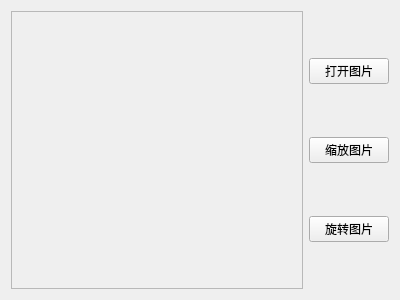
<?xml version="1.0" encoding="UTF-8"?>
<ui version="4.0">
 <class>ImageTransformWidget</class>
 <widget class="QWidget" name="ImageTransformWidget">
  <property name="geometry">
   <rect>
    <x>0</x>
    <y>0</y>
    <width>400</width>
    <height>300</height>
   </rect>
  </property>
  <property name="windowTitle">
   <string>ImageTransformWidget</string>
  </property>
  <layout class="QHBoxLayout" name="horizontalLayout">
   <item>
    <widget class="QScrollArea" name="scrollArea">
     <property name="widgetResizable">
      <bool>true</bool>
     </property>
     <widget class="QWidget" name="scrollAreaWidgetContents">
      <property name="geometry">
       <rect>
        <x>0</x>
        <y>0</y>
        <width>297</width>
        <height>280</height>
       </rect>
      </property>
     </widget>
    </widget>
   </item>
   <item>
    <layout class="QVBoxLayout" name="verticalLayout">
     <item>
      <widget class="QPushButton" name="pushButtonOpen">
       <property name="text">
        <string>打开图片</string>
       </property>
      </widget>
     </item>
     <item>
      <widget class="QPushButton" name="pushButtonResize">
       <property name="text">
        <string>缩放图片</string>
       </property>
      </widget>
     </item>
     <item>
      <widget class="QPushButton" name="pushButtonRotate">
       <property name="text">
        <string>旋转图片</string>
       </property>
      </widget>
     </item>
    </layout>
   </item>
  </layout>
 </widget>
 <layoutdefault spacing="6" margin="11"/>
 <resources/>
 <connections/>
</ui>
